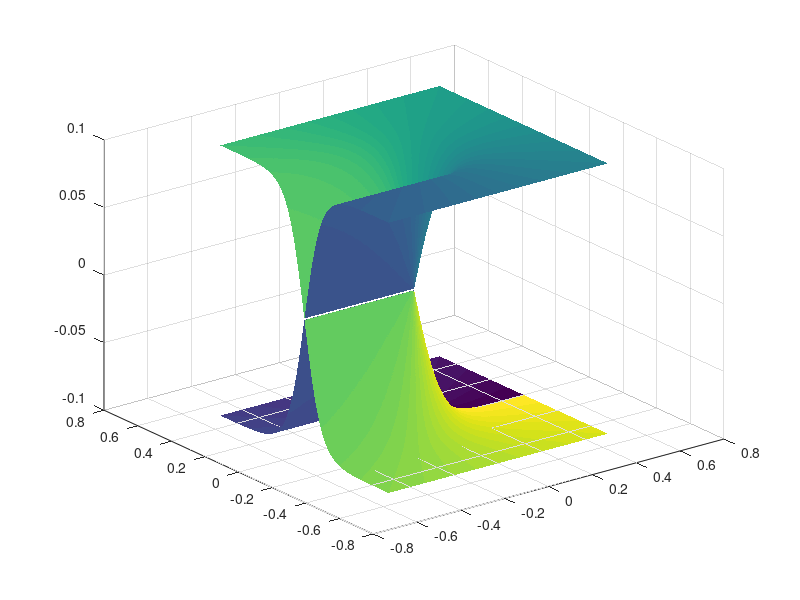

Here is the MATLAB script that generated this plot: (Note: this script raises an error after producing the figure.)
%%%% a code that builds the Riemann surface of sqrt(z) and its phase
%%%% portrait


clear all


xmin = -0.5;
xmax = 0.5;
ymin = -0.5;
ymax = 0.5;
xres = 800;
yres = 800;

x = linspace(xmin,xmax,xres);
y = linspace(ymin,ymax,yres);
[x,y] = meshgrid(x,y);
z = x+1i*y;
f= sqrt(z);



smoothing_coef = 0.1;
sheet_distance = 0.1;

%%% let us index three domains of interest
%%%% and apply different smoothing functions in each one

mask1 = x<0&y>0;
mask2 = x<0&y<0;

mask3 = x>0;

val_to_plot1 = 0*f;
val_to_plot2 = 0*f;



val_to_plot1(mask1) = -sheet_distance*tanh(y(mask1)/smoothing_coef);
val_to_plot1(mask2) = sheet_distance*tanh(y(mask2)/smoothing_coef);
val_to_plot2(mask1) = sheet_distance*tanh(y(mask1)/smoothing_coef);
val_to_plot2(mask2) = -sheet_distance*tanh(y(mask2)/smoothing_coef);

val_to_plot1(mask3) = -sheet_distance*abs(tanh(sqrt(x(mask3).^2+y(mask3).^2)/smoothing_coef));
val_to_plot2(mask3) = sheet_distance*abs(tanh(sqrt(x(mask3).^2+y(mask3).^2)/smoothing_coef));

%%%% plot a nice Riemann surf fo sqrt(z) taking color coding from Wegert

figure;
p1 = surf(real(z),imag(z),val_to_plot1, angle(-f));
hold all
p2 = surf(real(z),imag(z),val_to_plot2, angle(f));

set(p1,'EdgeColor','none')
set(p2,'EdgeColor','none')
clim([-pi,pi])
colormap hsv(600)
view(-38,12)
axis equal
axis off



%%% was not used
%% build smoothing function
%  x_line =  x(1,:);
% % 
% % 
% % 
%  smoother = 0.01*tanh(x_line/0.1);
% % 
%   figure; 
%  plot(x_line, abs(smoother))


%%
% r_min = 0.1;
% delta = 0.2;
% 

% mask = angle(x+1i*y)<pi- delta|angle(x+1i*y)>pi+delta;
% val_to_plot1(mask) = 0.1;
% val_to_plot2(mask) = 0;
% 
% val_to_plot1(~mask) = real(f(~mask));
% 
% val_to_plot2(~mask) = real(-f(~mask))+0.1;